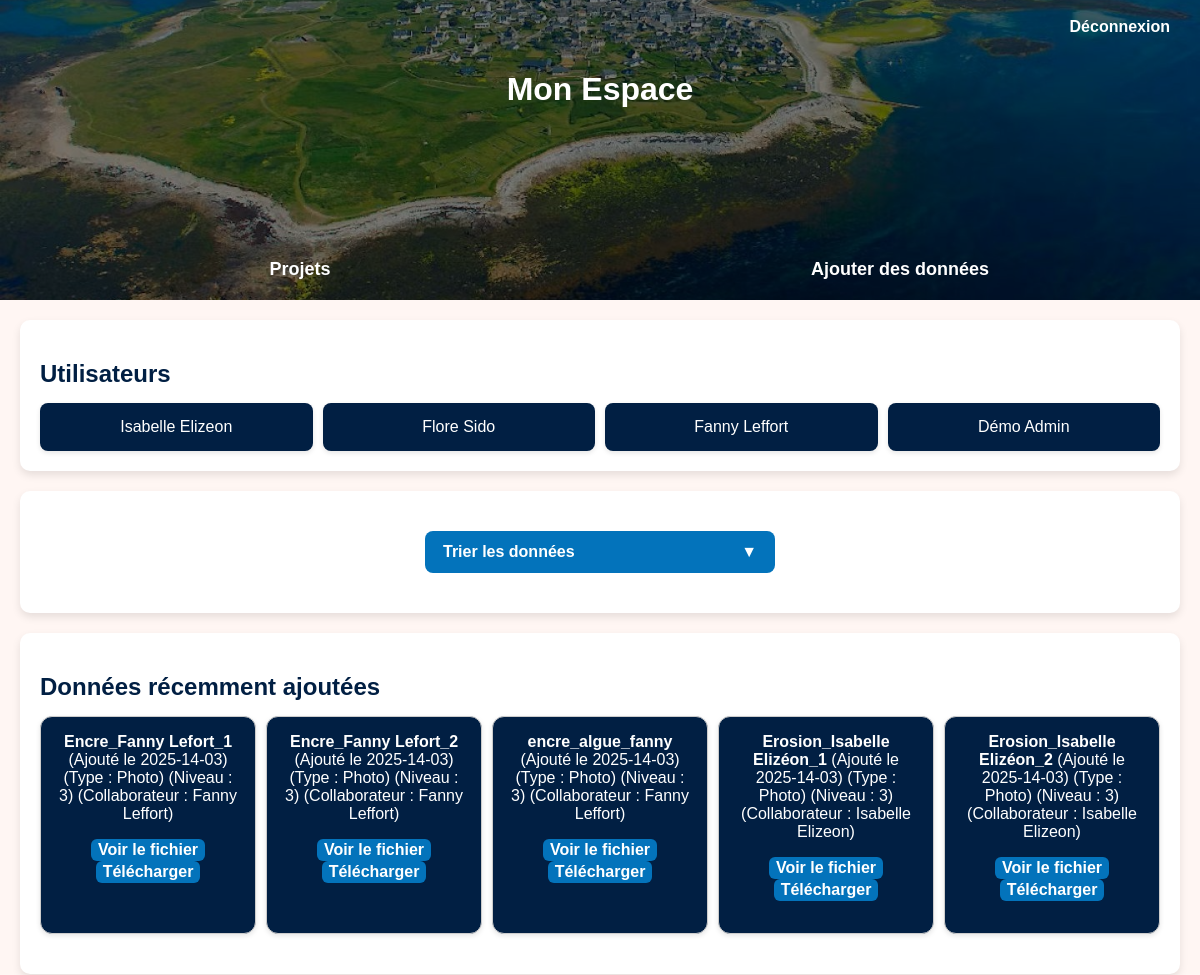
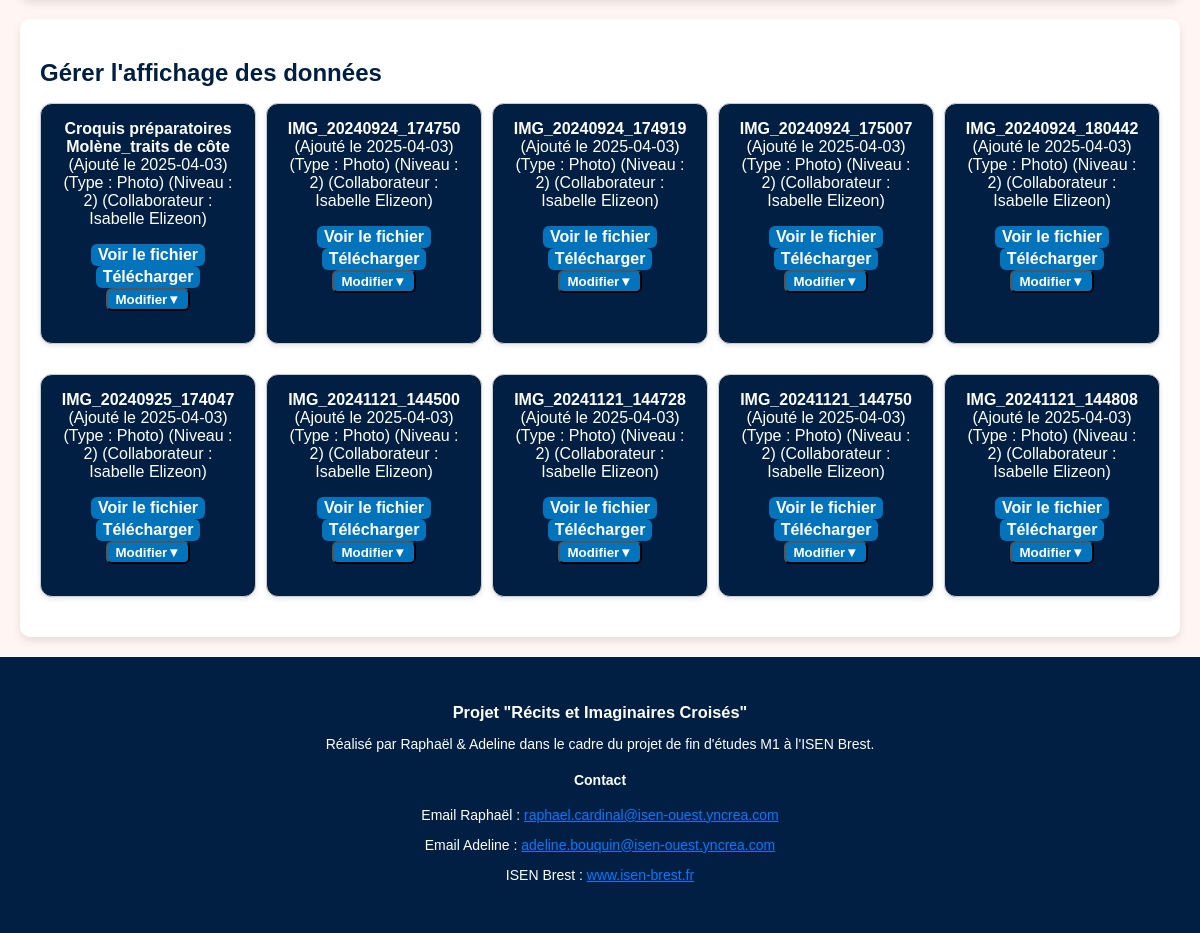
Page /PHP/mon_espace.php?order=niveau&filter=2 on the committed database (2 pictures, top to bottom).
### tables this page shows
CREATE TABLE `utilisateur` (
  `id_utilisateur` int(11) NOT NULL,
  `Nom` varchar(50) NOT NULL,
  `Prenom` varchar(50) NOT NULL,
  `Mail` varchar(50) NOT NULL,
  `MDP` varchar(255) NOT NULL,
  `id_fonction` int(11) NOT NULL
);

CREATE TABLE `data` (
  `id_data` int(11) NOT NULL,
  `nom` varchar(50) NOT NULL,
  `date_prise` varchar(50) NOT NULL,
  `date_ajout` varchar(50) NOT NULL,
  `chemin` varchar(255) NOT NULL,
  `id_type` int(11) NOT NULL,
  `id_niveau` int(11) NOT NULL,
  `id_utilisateur` int(11) NOT NULL
);

CREATE TABLE `type` (
  `id_type` int(11) NOT NULL,
  `fk_type` varchar(50) NOT NULL
);

### PHP/collaborateurs.php (called while the page is built, shortened)
<?php
$host = "localhost";
$username = "root";
$password = "";
$database = "data_molène";
$conn = mysqli_connect($host, $username, $password, $database);
$query = "SELECT Nom, Prenom, id_utilisateur FROM utilisateur";
$result = mysqli_query($conn, $query);
$collaborateurs = [];
while ($row = mysqli_fetch_assoc($result)) {
    $collaborateurs[] = $row;
}
?>

### PHP/types.php (called while the page is built, shortened)
<?php
$host = "localhost";
$username = "root";
$password = "";
$database = "data_molène";
$conn = mysqli_connect($host, $username, $password, $database);
$query = "SELECT id_type, fk_type FROM type ";
$result = mysqli_query($conn, $query);
$types = [];
while ($row = mysqli_fetch_assoc($result)) {
    $types[] = $row;
}
?>

### PHP/mon_espace.php (the view, shortened to what this page needs)
<?php
include('collaborateurs.php');
include('types.php');
$pdo = new PDO('mysql:host=localhost;dbname=data_molène', 'root', '');
$orderBy = "date_ajout DESC";
$whereClause = "";
if (isset($_GET['order'])) {
    switch ($_GET['order']) {
        case "niveau":
            $orderBy = "id_niveau ASC";
            break;
    }
}
if (isset($_GET['filter'])) {
    $filter = $_GET['filter'];
    if ($_GET['order'] === "niveau") {
        $whereClause = "WHERE id_niveau = " . intval($filter);
    }
}
$query = "SELECT * FROM data $whereClause ORDER BY $orderBy";
$allStmt = $pdo->query($query);
$allData = $allStmt->fetchAll(PDO::FETCH_ASSOC);
$recentStmt = $pdo->query("SELECT * FROM data ORDER BY date_ajout DESC LIMIT 5");
$recentData = $recentStmt->fetchAll(PDO::FETCH_ASSOC);
?>
<!DOCTYPE html>
<html lang="fr">
<head>
    <link rel="stylesheet" href="http://localhost/SITE_MOLENE2/CSS/mon_espace.css">
</head>
<body>
    <header>
        <h1 class="site-title">Mon Espace</h1>
        <div class="logout-link">
                <a href="http://localhost/SITE_MOLENE2/PHP/logout.php">Déconnexion</a>
        </div>
        <nav>
        <ul>
            <li><a href="http://localhost/SITE_MOLENE2/PHP/projets.php">Projets</a></li>
            <li><a href="http://localhost/SITE_MOLENE2/PHP/ajout_donnee.php" >Ajouter des données</a>
        </ul>
    </nav>
    </header>
    <section class="collaborators">
        <h2>Utilisateurs</h2>
        <div class="collab-list">
            <?php
            foreach ($collaborateurs as $collaborateur) {
                echo "<div class='collaborator'>" . htmlspecialchars($collaborateur['Prenom']) . " " . htmlspecialchars($collaborateur['Nom']) . "</div>";
            }
            ?>
        </div>
    </section>
    <section class="actions">
    <div class="sort-container">
    <button id="sortBtn">Trier les données <span>▼</span></button>
</div>
</section>
    <section class="recent-data">
    <h2>Données récemment ajoutées</h2>
    <div class="data-list">
        <?php
        if (!empty($recentData)) {
            foreach ($recentData as $data) {
                echo "<div class='data-card'>";
                echo "<strong>" . htmlspecialchars($data['nom']) . "</strong>";
                echo " (Ajouté le " . htmlspecialchars($data['date_ajout']) . ")";
                $type_nom = "Inconnu";
                foreach ($types as $type) {
                    if ($type['id_type'] == $data['id_type']) {
                        $type_nom = htmlspecialchars($type['fk_type']);
                        break;
                    }
                }
                echo " (Type : " . $type_nom . ")";
                echo " (Niveau : " . htmlspecialchars($data['id_niveau']) . ")";
                $collab_nom = "Inconnu";
                foreach ($collaborateurs as $collaborateur) {
                    if ($collaborateur['id_utilisateur'] == $data['id_utilisateur']) {
                        $collab_nom = htmlspecialchars($collaborateur['Prenom']) . " " . htmlspecialchars($collaborateur['Nom']);
                        break;
                    }
                }
                echo " (Collaborateur : " . $collab_nom . ")";
                    if (!empty($data['chemin'])) {
                        $chemin_fichier = "/site_molene2/" . ltrim($data['chemin'], '/');
                        echo "<p> <a href='" . htmlspecialchars($chemin_fichier) . "' target='_blank' class='btn'>Voir le fichier</a>";
                        echo "<a href='" . htmlspecialchars($chemin_fichier) . "' download class='btn'>Télécharger</a>";
                    }
                    echo "</div>";
                }
            } else {
                echo "<p>Aucune donnée disponible.</p>";
            }
            ?>
        </div>
    </section>
<section class="recent-data">
    <h2>Gérer l'affichage des données</h2>
    <p>
        <div class="data-list">
            <?php
            if (!empty($allData)) {
                foreach ($allData as $data) {
                    echo "<div class='data-card'>";
                    echo "<strong>" . htmlspecialchars($data['nom']) . "</strong>";
                    echo " (Ajouté le " . htmlspecialchars($data['date_ajout']) . ")";
                    $type_nom = "Inconnu";
                    foreach ($types as $type) {
                        if ($type['id_type'] == $data['id_type']) {
                            $type_nom = htmlspecialchars($type['fk_type']);
                            break;
                        }
                    }
                    echo " (Type : " . $type_nom . ")";
                    echo " (Niveau : " . htmlspecialchars($data['id_niveau']) . ")";
                    $collab_nom = "Inconnu";
                    foreach ($collaborateurs as $collaborateur) {
                        if ($collaborateur['id_utilisateur'] == $data['id_utilisateur']) {
                            $collab_nom = htmlspecialchars($collaborateur['Prenom']) . " " . htmlspecialchars($collaborateur['Nom']);
                            break;
                        }
                    }
                    echo " (Collaborateur : " . $collab_nom . ")";
                    if (!empty($data['chemin'])) {
                        $chemin_fichier = "/site_molene2/" . ltrim($data['chemin'], '/');
                        echo "<p> <a href='" . htmlspecialchars($chemin_fichier) . "' target='_blank' class='btn'>Voir le fichier</a>";
                        echo "<a href='" . htmlspecialchars($chemin_fichier) . "' download class='btn'>Télécharger</a>";
                    }
                    echo "<button onclick='toggleEditForm(" . $data['id_data'] . ")' class='btn'>Modifier<span>▼</span></button>";
                    echo "</div>";
                }
            } else {
                echo "<p>Aucune donnée disponible.</p>";
            }
            ?>
        </div>
</section>
<footer style="padding: 30px 0; text-align: center; font-size: 14px;">
    <div style="max-width: 1200px; margin: 0 auto; padding: 0 20px;">
      <h3 style="margin-bottom: 10px;">Projet "Récits et Imaginaires Croisés"</h3>
      <p>Réalisé par Raphaël & Adeline dans le cadre du projet de fin d'études M1 à l'ISEN Brest.</p>
      <div style="margin-top: 20px;">
        <h4>Contact</h4>
        <p>Email Raphaël : <a href="mailto:raphael@example.com" style="color: #007bff;">raphael.cardinal@isen-ouest.yncrea.com</a></p>
        <p>Email Adeline : <a href="mailto:adeline@example.com" style="color: #007bff;">adeline.bouquin@isen-ouest.yncrea.com</a></p>
        <p>ISEN Brest : <a href="https://isen-brest.fr" target="_blank" style="color: #007bff;">www.isen-brest.fr</a></p>
      </div>
    </div>
  </footer>
</body>
</html>

### CSS/mon_espace.css (style rules this page uses)
body { font-family: Arial, sans-serif; margin: 0; padding: 0; background-color: #FFF6F3; color: #333; }
header { position: relative; background: url('../image/ile_molene_recadrer.jpg') center/cover no-repeat; color: white; text-align: center; padding: 50px 20px; height: 200px; display: flex; flex-direction: column; justify-content: space-between; align-items: center; }
header::before { content: ""; position: absolute; top: 0; left: 0; width: 100%; height: 100%; background: rgba(0, 0, 0, 0.5); z-index: 1; }
header > * { position: relative; z-index: 2; }
.logout-link { position: absolute; top: 10px; right: 15px; padding: 8px 15px; border-radius: 5px; z-index: 3; }
.logout-link a { color: white; text-decoration: none; font-size: 16px; font-weight: bold; }
nav { position: absolute; bottom: 0; left: 50%; transform: translateX(-50%); width: 100%; padding: 10px 0; z-index: 3; }
nav ul { display: flex; justify-content: space-around; align-items: center; list-style: none; margin: 0; padding: 0; }
nav ul li { flex: 1; text-align: center; }
nav ul li a { text-decoration: none; font-size: 18px; color: white; font-weight: bold; padding: 10px 15px; display: block; transition: color 0.3s, border-bottom 0.3s; }
.collaborators, .recent-data, .actions { margin: 20px; padding: 20px; background: white; border-radius: 10px; box-shadow: 0 4px 8px rgba(0, 0, 0, 0.1); }
h2 { color: #011F43; margin-bottom: 15px; }
.collab-list, .data-list { display: flex; flex-wrap: wrap; gap: 10px; color: white; }
.collaborator, .data-card { background-color: #011F43; padding: 15px; border-radius: 8px; text-align: center; flex: 1; min-width: 150px; box-shadow: 0 2px 5px rgba(0, 0, 0, 0.1); }
.actions { display: flex; justify-content: center; align-items: center; gap: 20px; margin-top: 10px; }
.sort-container { width: 100%; max-width: 350px; margin: 20px auto; text-align: center; }
#sortBtn { display: flex; justify-content: space-between; align-items: center; width: 100%; padding: 12px 18px; background-color: #0373BB; color: white; font-size: 16px; font-weight: bold; border: none; border-radius: 8px; cursor: pointer; transition: background 0.3s ease-in-out; }
#sortBtn span { transition: transform 0.3s ease-in-out; }
.btn { display: inline-block; padding: 2px 7px; border-radius: 6px; text-decoration: none; font-weight: bold; color: white; background-color: #0373BB; transition: background 0.3s ease-in-out, transform 0.2s ease-in-out; }
.data-card { position: relative; padding: 16px; border: 1px solid #ccc; border-radius: 12px; margin-bottom: 20px; box-shadow: 0 2px 5px rgba(0,0,0,0.1); }
footer { background-color: #011F43; color: white; padding: 20px 0; }

### rows in the picture
utilisateur: Prenom "Isabelle", Nom "Elizeon"
utilisateur: Prenom "Flore", Nom "Sido"
utilisateur: Prenom "Fanny", Nom "Leffort"
utilisateur: Prenom "Démo", Nom "Admin"
data: nom "Encre_Fanny Lefort_1", date_ajout "2025-14-03", id_type.fk_type "Photo", id_niveau "3", id_utilisateur.Nom "Fanny Leffort"
data: nom "Encre_Fanny Lefort_2", date_ajout "2025-14-03", id_type.fk_type "Photo", id_niveau "3", id_utilisateur.Nom "Fanny Leffort"
data: nom "encre_algue_fanny", date_ajout "2025-14-03", id_type.fk_type "Photo", id_niveau "3", id_utilisateur.Nom "Fanny Leffort"
data: nom "Erosion_Isabelle Elizéon_1", date_ajout "2025-14-03", id_type.fk_type "Photo", id_niveau "3", id_utilisateur.Nom "Isabelle Elizeon"
data: nom "Erosion_Isabelle Elizéon_2", date_ajout "2025-14-03", id_type.fk_type "Photo", id_niveau "3", id_utilisateur.Nom "Isabelle Elizeon"
data: nom "Croquis préparatoires Molène_traits de côte", date_ajout "2025-04-03", id_type.fk_type "Photo", id_niveau "2", id_utilisateur.Nom "Isabelle Elizeon"
data: nom "IMG_20240924_174750", date_ajout "2025-04-03", id_type.fk_type "Photo", id_niveau "2", id_utilisateur.Nom "Isabelle Elizeon"
data: nom "IMG_20240924_174919", date_ajout "2025-04-03", id_type.fk_type "Photo", id_niveau "2", id_utilisateur.Nom "Isabelle Elizeon"
data: nom "IMG_20240924_175007", date_ajout "2025-04-03", id_type.fk_type "Photo", id_niveau "2", id_utilisateur.Nom "Isabelle Elizeon"
data: nom "IMG_20240924_180442", date_ajout "2025-04-03", id_type.fk_type "Photo", id_niveau "2", id_utilisateur.Nom "Isabelle Elizeon"
data: nom "IMG_20240925_174047", date_ajout "2025-04-03", id_type.fk_type "Photo", id_niveau "2", id_utilisateur.Nom "Isabelle Elizeon"
data: nom "IMG_20241121_144500", date_ajout "2025-04-03", id_type.fk_type "Photo", id_niveau "2", id_utilisateur.Nom "Isabelle Elizeon"
data: nom "IMG_20241121_144728", date_ajout "2025-04-03", id_type.fk_type "Photo", id_niveau "2", id_utilisateur.Nom "Isabelle Elizeon"
data: nom "IMG_20241121_144750", date_ajout "2025-04-03", id_type.fk_type "Photo", id_niveau "2", id_utilisateur.Nom "Isabelle Elizeon"
data: nom "IMG_20241121_144808", date_ajout "2025-04-03", id_type.fk_type "Photo", id_niveau "2", id_utilisateur.Nom "Isabelle Elizeon"
